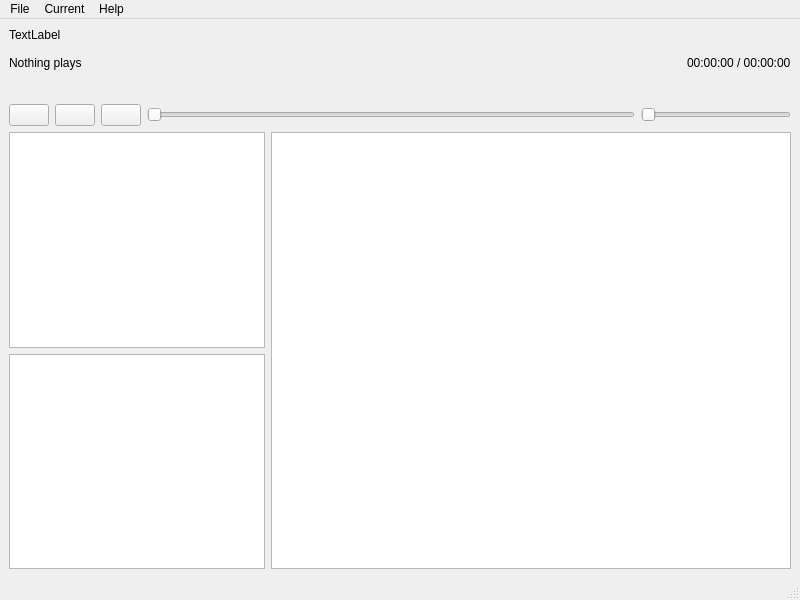
<?xml version="1.0" encoding="UTF-8"?>
<ui version="4.0">
 <class>MainWindow</class>
 <widget class="QMainWindow" name="MainWindow">
  <property name="geometry">
   <rect>
    <x>0</x>
    <y>0</y>
    <width>800</width>
    <height>600</height>
   </rect>
  </property>
  <property name="windowTitle">
   <string>MOC Gui</string>
  </property>
  <widget class="QWidget" name="centralwidget">
   <property name="sizePolicy">
    <sizepolicy hsizetype="Preferred" vsizetype="Preferred">
     <horstretch>0</horstretch>
     <verstretch>0</verstretch>
    </sizepolicy>
   </property>
   <layout class="QVBoxLayout" name="verticalLayout">
    <item>
     <layout class="QVBoxLayout" name="verticalLayout_4">
      <property name="sizeConstraint">
       <enum>QLayout::SetDefaultConstraint</enum>
      </property>
      <item>
       <widget class="QLabel" name="labelErrorMessage">
        <property name="styleSheet">
         <string notr="true">QLabel { background-color : rgb(255, 176, 180); 
	border-color:rgb(255, 92, 95);
color: rgb(255, 92, 95);
border: 2px solid rgb(255, 92, 95);
};</string>
        </property>
        <property name="text">
         <string>TextLabel</string>
        </property>
       </widget>
      </item>
      <item>
       <layout class="QHBoxLayout" name="horizontalLayout_3">
        <property name="sizeConstraint">
         <enum>QLayout::SetMinimumSize</enum>
        </property>
        <item>
         <widget class="QLabel" name="labelArtist">
          <property name="sizePolicy">
           <sizepolicy hsizetype="Preferred" vsizetype="Fixed">
            <horstretch>0</horstretch>
            <verstretch>0</verstretch>
           </sizepolicy>
          </property>
          <property name="minimumSize">
           <size>
            <width>0</width>
            <height>30</height>
           </size>
          </property>
          <property name="maximumSize">
           <size>
            <width>16777215</width>
            <height>30</height>
           </size>
          </property>
          <property name="text">
           <string>Nothing plays</string>
          </property>
         </widget>
        </item>
        <item>
         <widget class="QLabel" name="labelPlayTime">
          <property name="sizePolicy">
           <sizepolicy hsizetype="Fixed" vsizetype="Fixed">
            <horstretch>0</horstretch>
            <verstretch>0</verstretch>
           </sizepolicy>
          </property>
          <property name="minimumSize">
           <size>
            <width>0</width>
            <height>30</height>
           </size>
          </property>
          <property name="maximumSize">
           <size>
            <width>16777215</width>
            <height>30</height>
           </size>
          </property>
          <property name="text">
           <string>00:00:00 / 00:00:00</string>
          </property>
         </widget>
        </item>
       </layout>
      </item>
      <item>
       <widget class="QLabel" name="labelTitle">
        <property name="text">
         <string/>
        </property>
       </widget>
      </item>
      <item>
       <layout class="QHBoxLayout" name="horizontalLayout">
        <property name="sizeConstraint">
         <enum>QLayout::SetDefaultConstraint</enum>
        </property>
        <item>
         <widget class="QPushButton" name="btnPlay">
          <property name="toolTip">
           <string notr="true">Play</string>
          </property>
          <property name="text">
           <string notr="true"/>
          </property>
          <property name="icon">
           <iconset resource="appresources.qrc">
            <normaloff>:/play/images/play.png</normaloff>:/play/images/play.png</iconset>
          </property>
          <property name="iconSize">
           <size>
            <width>24</width>
            <height>24</height>
           </size>
          </property>
         </widget>
        </item>
        <item>
         <widget class="QPushButton" name="btnPlayPause">
          <property name="toolTip">
           <string>Pause</string>
          </property>
          <property name="text">
           <string notr="true"/>
          </property>
          <property name="icon">
           <iconset resource="appresources.qrc">
            <normaloff>:/play/images/pause.png</normaloff>:/play/images/pause.png</iconset>
          </property>
         </widget>
        </item>
        <item>
         <widget class="QPushButton" name="btnStop">
          <property name="toolTip">
           <string>Stop</string>
          </property>
          <property name="text">
           <string notr="true"/>
          </property>
          <property name="icon">
           <iconset resource="appresources.qrc">
            <normaloff>:/play/images/stop.png</normaloff>:/play/images/stop.png</iconset>
          </property>
         </widget>
        </item>
        <item>
         <widget class="QSlider" name="sliderPlayProgress">
          <property name="orientation">
           <enum>Qt::Horizontal</enum>
          </property>
         </widget>
        </item>
        <item>
         <widget class="QSlider" name="sliderVolume">
          <property name="maximumSize">
           <size>
            <width>150</width>
            <height>16777215</height>
           </size>
          </property>
          <property name="orientation">
           <enum>Qt::Horizontal</enum>
          </property>
         </widget>
        </item>
       </layout>
      </item>
     </layout>
    </item>
    <item>
     <layout class="QHBoxLayout" name="horizontalLayout_2">
      <item>
       <layout class="QVBoxLayout" name="verticalLayout_2">
        <item>
         <widget class="QTableView" name="tableViewGenre">
          <property name="sizePolicy">
           <sizepolicy hsizetype="Minimum" vsizetype="Expanding">
            <horstretch>0</horstretch>
            <verstretch>0</verstretch>
           </sizepolicy>
          </property>
          <property name="maximumSize">
           <size>
            <width>300</width>
            <height>16777215</height>
           </size>
          </property>
          <property name="selectionMode">
           <enum>QAbstractItemView::SingleSelection</enum>
          </property>
          <property name="selectionBehavior">
           <enum>QAbstractItemView::SelectRows</enum>
          </property>
         </widget>
        </item>
        <item>
         <widget class="QTableView" name="tableViewArtist">
          <property name="sizePolicy">
           <sizepolicy hsizetype="Minimum" vsizetype="Expanding">
            <horstretch>0</horstretch>
            <verstretch>0</verstretch>
           </sizepolicy>
          </property>
          <property name="maximumSize">
           <size>
            <width>300</width>
            <height>16777215</height>
           </size>
          </property>
          <property name="selectionMode">
           <enum>QAbstractItemView::SingleSelection</enum>
          </property>
          <property name="selectionBehavior">
           <enum>QAbstractItemView::SelectRows</enum>
          </property>
         </widget>
        </item>
       </layout>
      </item>
      <item>
       <widget class="QTableView" name="tableViewPlaylist">
        <property name="editTriggers">
         <set>QAbstractItemView::NoEditTriggers</set>
        </property>
        <property name="dragDropOverwriteMode">
         <bool>false</bool>
        </property>
        <property name="selectionMode">
         <enum>QAbstractItemView::SingleSelection</enum>
        </property>
        <property name="selectionBehavior">
         <enum>QAbstractItemView::SelectRows</enum>
        </property>
        <property name="showGrid">
         <bool>false</bool>
        </property>
        <property name="wordWrap">
         <bool>false</bool>
        </property>
        <property name="cornerButtonEnabled">
         <bool>false</bool>
        </property>
       </widget>
      </item>
     </layout>
    </item>
   </layout>
  </widget>
  <widget class="QMenuBar" name="menubar">
   <property name="geometry">
    <rect>
     <x>0</x>
     <y>0</y>
     <width>800</width>
     <height>28</height>
    </rect>
   </property>
   <widget class="QMenu" name="menuFile">
    <property name="title">
     <string>File</string>
    </property>
    <addaction name="actionSettings"/>
    <addaction name="actionRescanMusicFolder"/>
    <addaction name="separator"/>
    <addaction name="actionExit"/>
    <addaction name="actionExitAndStopServer"/>
   </widget>
   <widget class="QMenu" name="menuHelp">
    <property name="title">
     <string>Help</string>
    </property>
    <addaction name="actionAbout"/>
   </widget>
   <widget class="QMenu" name="menuCurrent">
    <property name="title">
     <string>Current</string>
    </property>
    <widget class="QMenu" name="menuRating">
     <property name="title">
      <string>Rating</string>
     </property>
     <addaction name="actionNoRating"/>
     <addaction name="actionRating1"/>
     <addaction name="actionRating2"/>
     <addaction name="actionRating3"/>
     <addaction name="actionRating4"/>
     <addaction name="actionRating5"/>
    </widget>
    <addaction name="menuRating"/>
   </widget>
   <addaction name="menuFile"/>
   <addaction name="menuCurrent"/>
   <addaction name="menuHelp"/>
  </widget>
  <widget class="QStatusBar" name="statusbar"/>
  <action name="actionExit">
   <property name="text">
    <string>Exit</string>
   </property>
  </action>
  <action name="actionAbout">
   <property name="text">
    <string>About</string>
   </property>
  </action>
  <action name="actionExitAndStopServer">
   <property name="text">
    <string>Exit and stop server</string>
   </property>
  </action>
  <action name="actionSettings">
   <property name="text">
    <string>Settings...</string>
   </property>
  </action>
  <action name="actionNoRating">
   <property name="text">
    <string>No rating</string>
   </property>
  </action>
  <action name="actionRating1">
   <property name="text">
    <string notr="true">*</string>
   </property>
  </action>
  <action name="actionRating2">
   <property name="text">
    <string notr="true">* *</string>
   </property>
  </action>
  <action name="actionRating3">
   <property name="text">
    <string notr="true">* * *</string>
   </property>
  </action>
  <action name="actionRating4">
   <property name="text">
    <string notr="true">* * * *</string>
   </property>
  </action>
  <action name="actionRating5">
   <property name="text">
    <string notr="true">* * * * *</string>
   </property>
  </action>
  <action name="actionRescanMusicFolder">
   <property name="text">
    <string>Rescan music folder</string>
   </property>
  </action>
 </widget>
 <resources>
  <include location="appresources.qrc"/>
 </resources>
 <connections/>
</ui>
